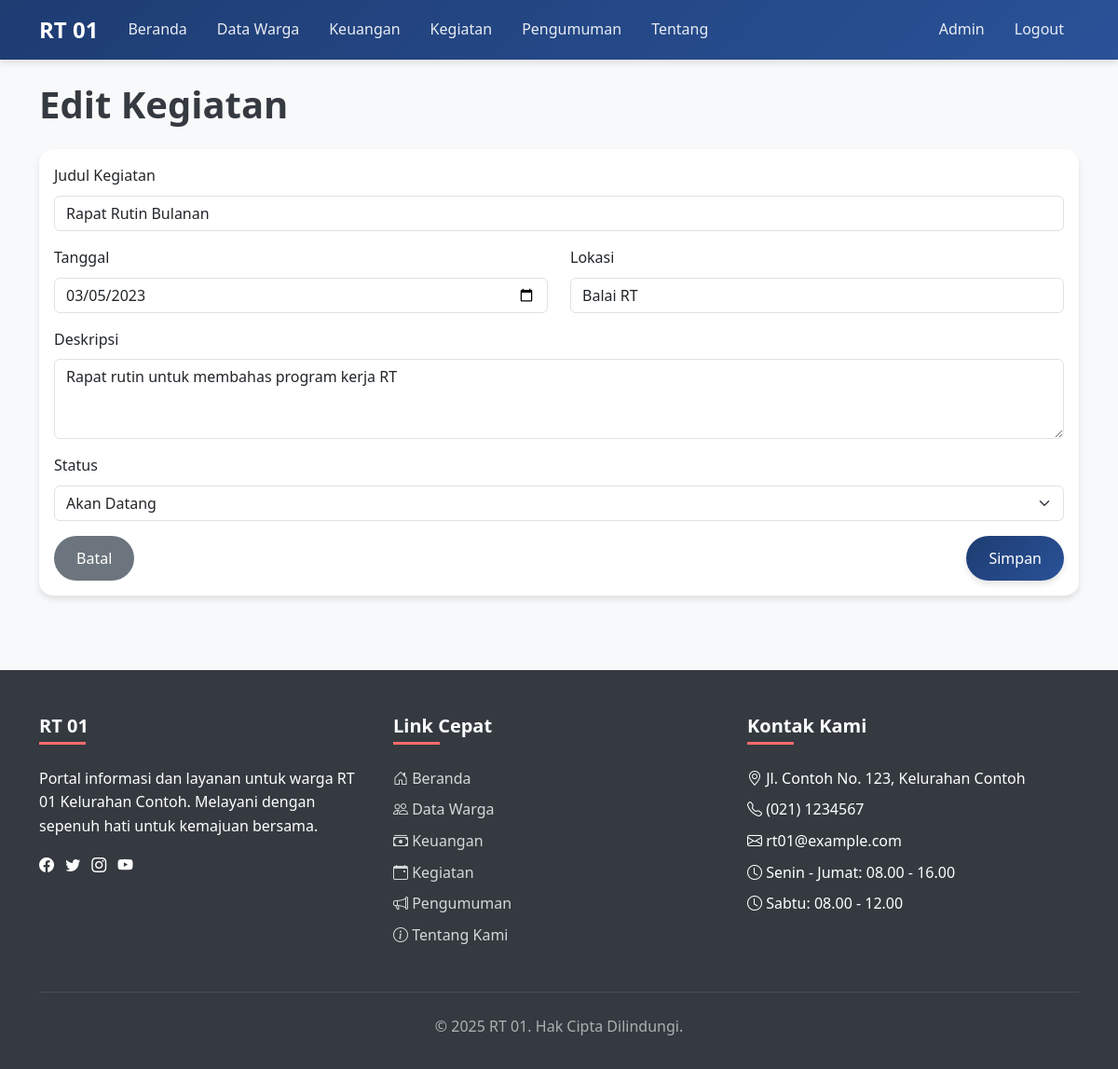
Screenshot of /public_html/admin/edit_activity.php?id=2 (signed in) with the database file from the repository.
### tables this page shows
CREATE TABLE activities (
    id INT(11) PRIMARY KEY AUTO_INCREMENT,
    title VARCHAR(100) NOT NULL,
    date DATE NOT NULL,
    location VARCHAR(100) NOT NULL,
    description TEXT,
    status ENUM('upcoming', 'ongoing', 'completed') NOT NULL,
    created_at TIMESTAMP DEFAULT CURRENT_TIMESTAMP
);

### public_html/includes/functions.php (called while the page is built, shortened)
<?php
require_once __DIR__ . '/../config/database.php';
function fetchOne($query, $params = []) {
    global $pdo;
    try {
        $stmt = $pdo->prepare($query);
        $stmt->execute($params);
        return $stmt->fetch(PDO::FETCH_ASSOC);
    } catch (PDOException $e) {
        die("Query failed: " . $e->getMessage());
    }
}
?>

### public_html/admin/edit_activity.php (the view, shortened to what this page needs)
<?php
require_once '../includes/header.php';
require_once '../includes/navbar.php';
require_once '../includes/functions.php';
if (isset($_GET['id'])) {
    $id = $_GET['id'];
    $activity = fetchOne("SELECT * FROM activities WHERE id = ?", [$id]);
} else {
    header('Location: activities.php');
    exit;
}
?>
<div class="container mt-4">
    <h1 class="mb-4">Edit Kegiatan</h1>
    <div class="card">
        <div class="card-body">
            <form action="../process/edit_activity.php" method="post">
                <div class="mb-3">
                    <label for="title" class="form-label">Judul Kegiatan</label>
                    <input type="text" class="form-control" id="title" name="title" value="<?php echo $activity['title']; ?>" required>
                </div>
                <div class="row">
                    <div class="col-md-6">
                        <div class="mb-3">
                            <label for="date" class="form-label">Tanggal</label>
                            <input type="date" class="form-control" id="date" name="date" value="<?php echo $activity['date']; ?>" required>
                        </div>
                    </div>
                    <div class="col-md-6">
                        <div class="mb-3">
                            <label for="location" class="form-label">Lokasi</label>
                            <input type="text" class="form-control" id="location" name="location" value="<?php echo $activity['location']; ?>" required>
                        </div>
                    </div>
                </div>
                <div class="mb-3">
                    <label for="description" class="form-label">Deskripsi</label>
                    <textarea class="form-control" id="description" name="description" rows="3"><?php echo $activity['description']; ?></textarea>
                </div>
                <div class="mb-3">
                    <label for="status" class="form-label">Status</label>
                    <select class="form-select" id="status" name="status" required>
                        <option value="upcoming" <?php echo $activity['status'] == 'upcoming' ? 'selected' : ''; ?>>Akan Datang</option>
                    </select>
                </div>
                <div class="d-flex justify-content-between">
                    <a href="activities.php" class="btn btn-secondary">Batal</a>
                    <button type="submit" class="btn btn-primary">Simpan</button>
                </div>
            </form>
        </div>
    </div>
</div>
<?php require_once '../includes/footer.php'; ?>

### assets/css/style.css (style rules this page uses)
body { font-family: 'Segoe UI', Tahoma, Geneva, Verdana, sans-serif; background-color: #f8f9fa; color: #343a40; line-height: 1.6; }
h1, h2, h3, h4, h5, h6 { font-weight: 600; margin-bottom: 1rem; }
a { text-decoration: none; color: #1e3c72; transition: all 0.3s ease; }
.btn { padding: 0.75rem 1.5rem; border-radius: 50px; font-weight: 500; transition: all 0.3s ease; border: none; cursor: pointer; }
.btn-primary { background: linear-gradient(135deg, #1e3c72, #2a5298); color: white; box-shadow: 0 4px 6px rgba(0, 0, 0, 0.1); }
.card { border: none; border-radius: 15px; box-shadow: 0 4px 6px rgba(0, 0, 0, 0.1); transition: all 0.3s ease; margin-bottom: 1.5rem; }

### rows the page displays
activities: title "Rapat Rutin Bulanan", date "03/05/2023", location "Balai RT", description "Rapat rutin untuk membahas program kerja RT", status "Akan Datang"
